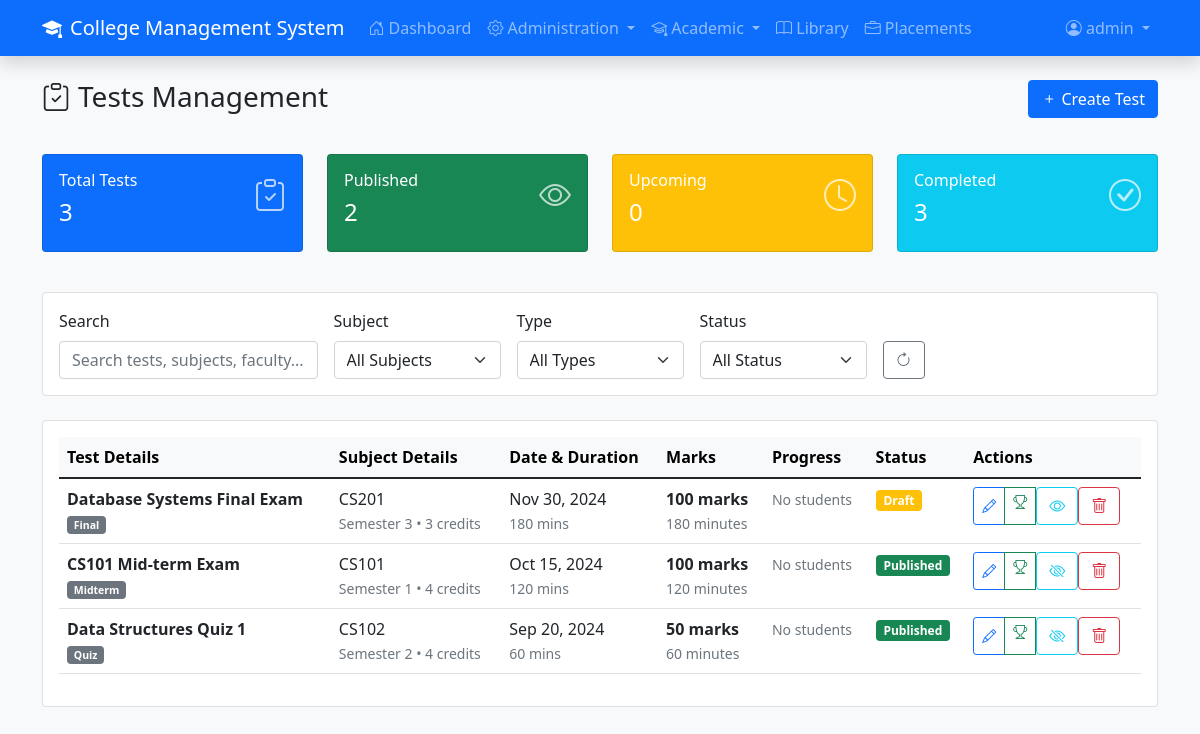
The page /traditional-php/tests.php (signed in) on the database its author committed.
### tables this page shows
CREATE TABLE users (
    user_id INT PRIMARY KEY AUTO_INCREMENT,
    username VARCHAR(100) NOT NULL UNIQUE,
    password_hash VARCHAR(255) NOT NULL,
    role_id INT NOT NULL,
    is_active TINYINT(1) DEFAULT 1,
    created_at TIMESTAMP DEFAULT CURRENT_TIMESTAMP,
    FOREIGN KEY (role_id) REFERENCES roles(role_id)
);

CREATE TABLE tests (
    test_id INT PRIMARY KEY AUTO_INCREMENT,
    test_name VARCHAR(200) NOT NULL,
    subject_id INT NOT NULL,
    faculty_id INT NOT NULL,
    max_marks INT DEFAULT 100,
    test_date DATE NULL,
    test_type ENUM('Quiz', 'Midterm', 'Final', 'Assignment', 'Project') DEFAULT 'Quiz',
    duration INT DEFAULT 60 COMMENT 'Duration in minutes',
    instructions TEXT NULL,
    status ENUM('Draft', 'Published', 'Completed', 'Cancelled') DEFAULT 'Published',
    is_published TINYINT(1) DEFAULT 0 COMMENT 'Whether test is published and visible to students',
    created_date TIMESTAMP DEFAULT CURRENT_TIMESTAMP,
    FOREIGN KEY (subject_id) REFERENCES subjects(subject_id) ON DELETE CASCADE,
    FOREIGN KEY (faculty_id) REFERENCES faculty(faculty_id)
);

CREATE TABLE subjects (
    subject_id INT PRIMARY KEY AUTO_INCREMENT,
    subject_code VARCHAR(20) NOT NULL UNIQUE,
    subject_name VARCHAR(200) NOT NULL,
    description TEXT NULL,
    credits INT DEFAULT 4,
    faculty_id INT NULL,
    course_id INT NULL,
    semester INT DEFAULT 1,
    subject_type ENUM('Theory', 'Practical', 'Lab') DEFAULT 'Theory',
    academic_year VARCHAR(20) DEFAULT '2024-25',
    status ENUM('Active', 'Inactive') DEFAULT 'Active',
    created_at TIMESTAMP DEFAULT CURRENT_TIMESTAMP,
    FOREIGN KEY (faculty_id) REFERENCES faculty(faculty_id),
    FOREIGN KEY (course_id) REFERENCES courses(course_id)
);

### traditional-php/tests.php (the view, shortened to what the rows shown need)
<?php
require_once 'config.php';
$user = getCurrentUser();
$tests_query = "
    SELECT t.*, s.subject_code, s.subject_name, t.test_type as type_name, f.full_name as faculty_name,
           s.semester, s.credits,
           COALESCE(grade_stats.students_graded, 0) as students_graded,
           COALESCE(grade_stats.total_students, 0) as total_students,
           COALESCE(grade_stats.avg_marks, 0) as avg_marks
    FROM tests t
    JOIN subjects s ON t.subject_id = s.subject_id
    JOIN faculty f ON t.faculty_id = f.faculty_id
    LEFT JOIN (
        SELECT stg.test_id,
               COUNT(*) as students_graded,
               (SELECT COUNT(*) FROM students WHERE academic_status = 'Active') as total_students,
               AVG(stg.marks_obtained) as avg_marks
        FROM student_test_grades stg
        GROUP BY stg.test_id
    ) grade_stats ON t.test_id = grade_stats.test_id
    WHERE 1=1
";
$tests_params = [];
$tests_query .= " ORDER BY t.test_date DESC, t.created_date DESC";
try {
    $stmt = $pdo->prepare($tests_query);
    $stmt->execute($tests_params);
    $tests = $stmt->fetchAll();
} catch (Exception $e) {
    $tests = [];
    $subjects = [];
    $test_types = [
        ['type_id' => 'Quiz', 'type_name' => 'Quiz'],
        ['type_id' => 'Midterm', 'type_name' => 'Midterm Exam'],
        ['type_id' => 'Final', 'type_name' => 'Final Exam'],
        ['type_id' => 'Assignment', 'type_name' => 'Assignment'],
        ['type_id' => 'Practical', 'type_name' => 'Practical/Lab']
    ];
    $faculty_list = [];
    $summary = ['total_tests' => 0, 'published_tests' => 0, 'upcoming_tests' => 0, 'completed_tests' => 0];
    $error_message = "Database error: " . $e->getMessage();
}
?>
<!DOCTYPE html>
<html lang="en">
<head>
    <link href="https://cdn.jsdelivr.net/npm/bootstrap@5.1.3/dist/css/bootstrap.min.css" rel="stylesheet">
    <link rel="stylesheet" href="https://cdn.jsdelivr.net/npm/bootstrap-icons@1.7.2/font/bootstrap-icons.css">
</head>
<body class="bg-light">
    <nav class="navbar navbar-expand-lg navbar-dark bg-primary shadow">
        <div class="container">
            <div class="collapse navbar-collapse" id="navbarNav">
                    <?php if (hasRole(['Student'])): ?>
                    <li class="nav-item">
                        <a class="nav-link" href="student-grades.php">
                            <i class="bi bi-award"></i> My Grades
                        </a>
                    </li>
                    <li class="nav-item">
                        <a class="nav-link" href="fees.php">
                            <i class="bi bi-currency-dollar"></i> Fees
                        </a>
                    </li>
                    <li class="nav-item">
                        <a class="nav-link" href="library.php">
                            <i class="bi bi-book"></i> Library
                        </a>
                    </li>
                    <?php endif; ?>
                <ul class="navbar-nav">
                    <li class="nav-item dropdown">
                        <a class="nav-link dropdown-toggle" href="#" id="userDropdown" role="button" data-bs-toggle="dropdown">
                            <i class="bi bi-person-circle"></i> <?php echo escape($user['full_name'] ?? $user['username']); ?>
                        </a>
                    </li>
                </ul>
            </div>
        </div>
    </nav>
    <div class="container mt-4">
        <div class="row mb-4">
            <div class="col">
                <h1 class="h3 mb-3">
                    <i class="bi bi-clipboard-check me-2"></i>Tests Management
                </h1>
            </div>
        </div>
        <div class="card">
            <div class="card-body">
                <?php if (empty($tests)): ?>
                    <div class="text-center py-5">
                        <i class="bi bi-clipboard-check text-muted" style="font-size: 4rem;"></i>
                        <h5 class="mt-3 text-muted">No Tests Found</h5>
                        <p class="text-muted">Start by creating tests for your subjects.</p>
                        <button class="btn btn-primary" data-bs-toggle="modal" data-bs-target="#testModal">
                            <i class="bi bi-plus"></i> Create Test
                        </button>
                    </div>
                <?php else: ?>
                    <div class="table-responsive">
                        <table class="table table-hover">
                            <thead class="table-light">
                                <tr>
                                    <th>Test Details</th>
                                    <th>Subject Details</th>
                                    <th>Date & Duration</th>
                                    <th>Marks</th>
                                    <th>Progress</th>
                                    <th>Status</th>
                                    <th>Actions</th>
                                </tr>
                            </thead>
                            <tbody>
                                <?php foreach ($tests as $test): ?>
                                    <tr>
                                        <td>
                                            <div>
                                                <strong><?= htmlspecialchars($test['test_name']) ?></strong><br>
                                                <small class="text-muted">
                                                    <span class="badge bg-secondary"><?= htmlspecialchars($test['type_name']) ?></span>
                                                </small>
                                            </div>
                                        </td>
                                        <td>
                                            <div>
                                                <?= htmlspecialchars($test['subject_code']) ?><br>
                                                <small class="text-muted">Semester <?= $test['semester'] ?> • <?= $test['credits'] ?> credits</small>
                                            </div>
                                        </td>
                                        <td>
                                            <div>
                                                <?= date('M j, Y', strtotime($test['test_date'])) ?><br>
                                                <small class="text-muted"><?= $test['duration'] ?> mins</small>
                                            </div>
                                        </td>
                                        <td>
                                            <div>
                                                <strong><?= $test['max_marks'] ?> marks</strong><br>
                                                <small class="text-muted"><?= $test['duration'] ?> minutes</small>
                                            </div>
                                        </td>
                                        <td>
                                            <?php if ($test['total_students'] > 0): ?>
                                                <div class="progress mb-1" style="height: 10px;">
                                                    <?php
                                                    $progress = ($test['students_graded'] / $test['total_students']) * 100;
                                                    ?>
                                                    <div class="progress-bar" style="width: <?= $progress ?>%"></div>
                                                </div>
                                                <small class="text-muted">
                                                    <?= $test['students_graded'] ?>/<?= $test['total_students'] ?> graded
                                                </small>
                                            <?php else: ?>
                                                <small class="text-muted">No students</small>
                                            <?php endif; ?>
                                        </td>
                                        <td>
                                            <span class="badge <?= $test['is_published'] ? 'bg-success' : 'bg-warning' ?>">
                                                <?= $test['is_published'] ? 'Published' : 'Draft' ?>
                                            </span>
                                        </td>
                                        <td>
                                            <div class="btn-group btn-group-sm" role="group">
                                                <button class="btn btn-outline-primary"
                                                        onclick="editTest(<?= htmlspecialchars(json_encode($test)) ?>)"
                                                        title="Edit Test">
                                                    <i class="bi bi-pencil"></i>
                                                </button>
                                                <a href="grades.php?test_id=<?= $test['test_id'] ?>"
                                                   class="btn btn-outline-success"
                                                   title="Manage Grades">
                                                    <i class="bi bi-trophy"></i>
                                                </a>
                                                <form method="POST" class="d-inline">
                                                    <button type="submit" class="btn btn-outline-info"
                                                            title="<?= $test['is_published'] ? 'Unpublish' : 'Publish' ?>">
                                                        <i class="bi bi-<?= $test['is_published'] ? 'eye-slash' : 'eye' ?>"></i>
                                                    </button>
                                                </form>
                                                <form method="POST" class="d-inline">
                                                    <button type="submit" class="btn btn-outline-danger"
                                                            onclick="return confirm('Are you sure you want to delete this test? This will also delete all grades.')"
                                                            title="Delete Test">
                                                        <i class="bi bi-trash"></i>
                                                    </button>
                                                </form>
                                            </div>
                                        </td>
                                    </tr>
                                <?php endforeach; ?>
                            </tbody>
                        </table>
                    </div>
                <?php endif; ?>
            </div>
        </div>
    </div>
</body>
</html>

### rows shown on the page
users: username "admin"
tests: test_name "Database Systems Final Exam", test_type "Final", subject.subject_code "CS201", subject.semester "3", subject.credits "3", test_date "Nov 30, 2024", duration "180", max_marks "100", is_published "Draft"
tests: test_name "CS101 Mid-term Exam", test_type "Midterm", subject.subject_code "CS101", subject.semester "1", subject.credits "4", test_date "Oct 15, 2024", duration "120", max_marks "100", is_published "Published"
tests: test_name "Data Structures Quiz 1", test_type "Quiz", subject.subject_code "CS102", subject.semester "2", subject.credits "4", test_date "Sep 20, 2024", duration "60", max_marks "50", is_published "Published"

### other values the page prints
$summary['total_tests'] "3"
$summary['published_tests'] "2"
$summary['upcoming_tests'] "0"
$summary['completed_tests'] "3"
